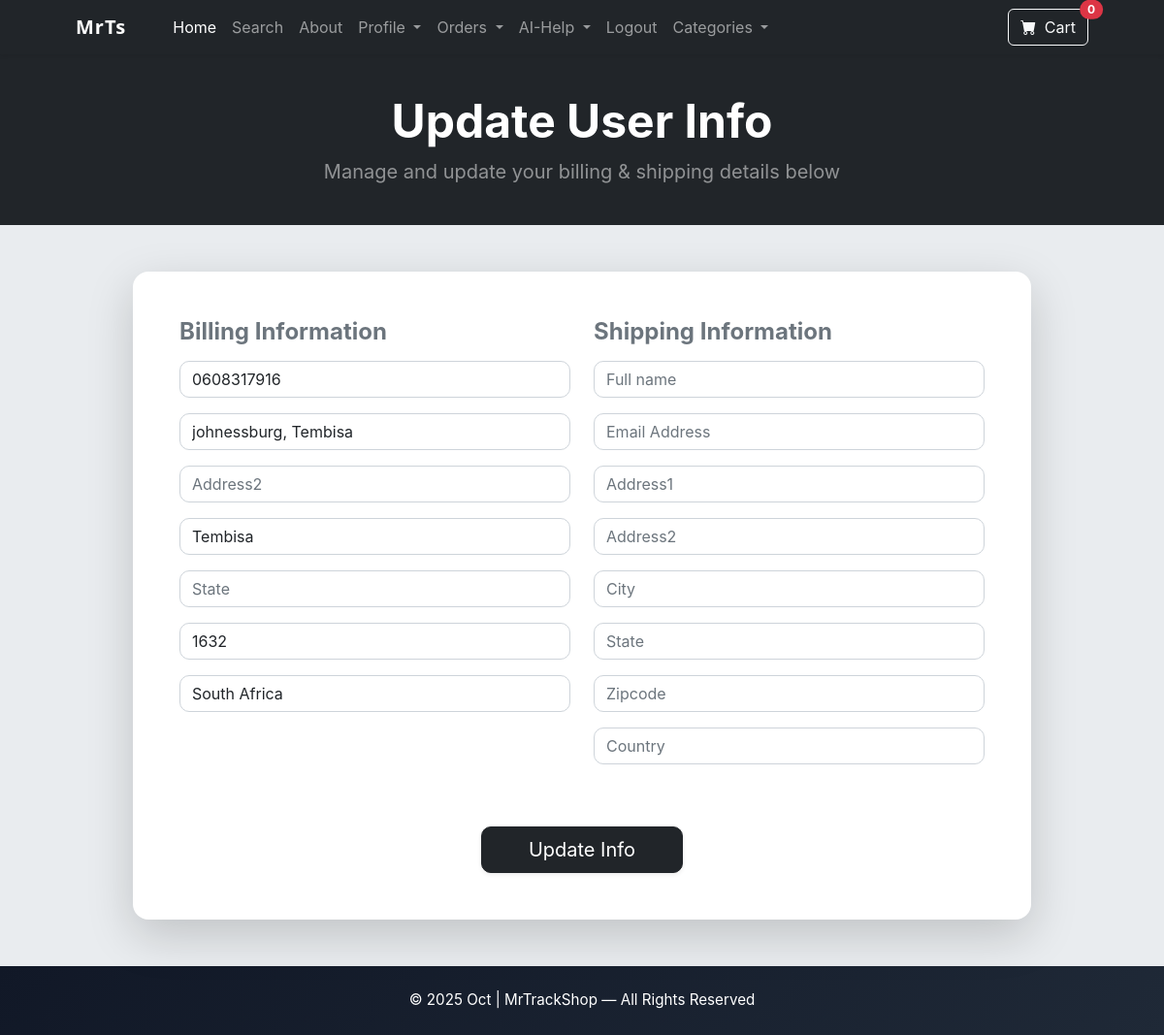
Before: /update_info/ (signed in) with the older database file.
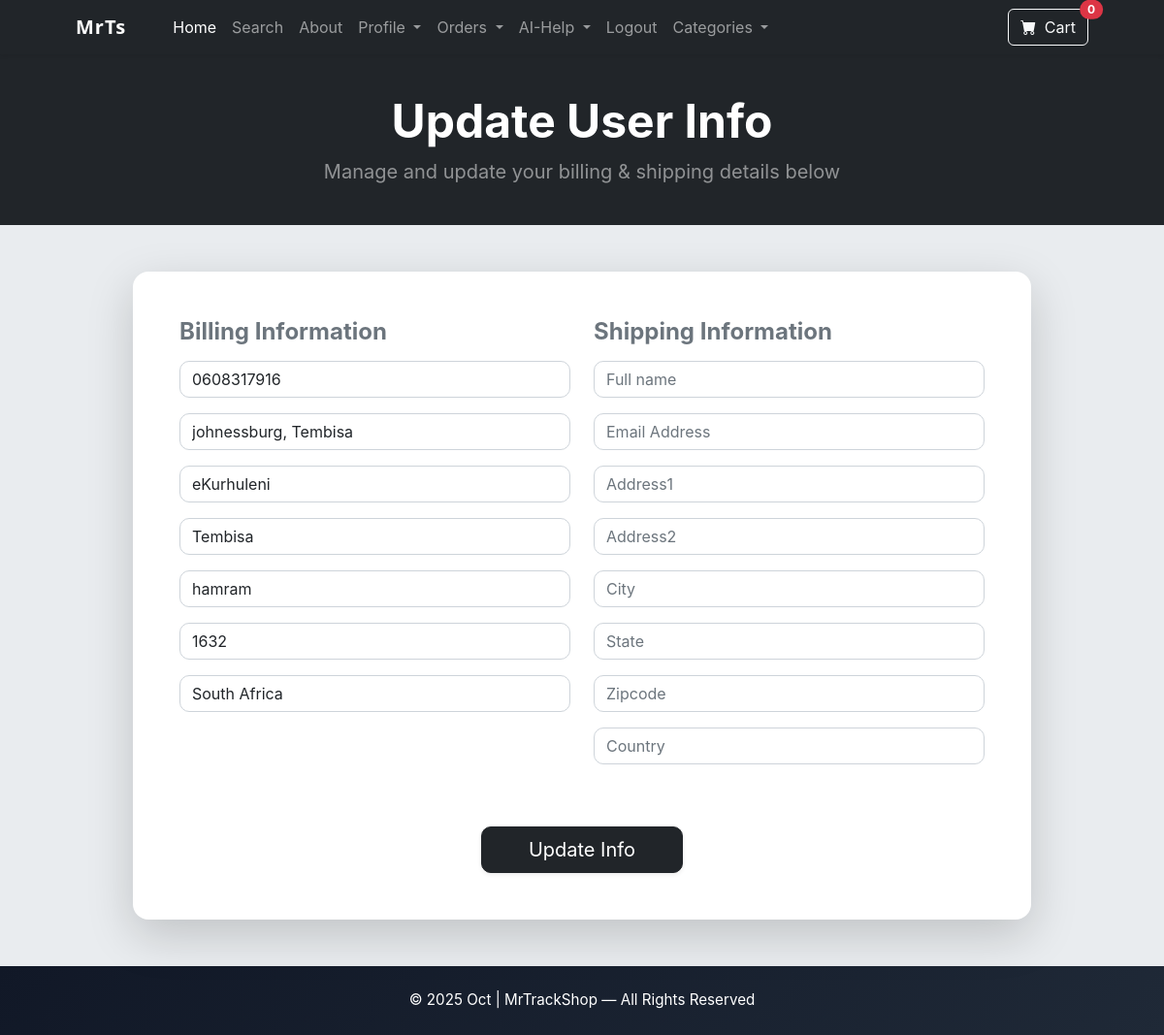
After: the same page with the newer database file.
### store/models.py (models this page shows, shortened)
class Profile(models.Model):
    user = models.OneToOneField(User, on_delete=models.CASCADE)
    date_modified = models.DateTimeField(User, auto_now=True)
    phone = models.CharField(max_length=20, blank=True)
    address1 = models.CharField(max_length=100, blank=True)
    address2 = models.CharField(max_length=100, blank=True)
    city = models.CharField(max_length=100, blank=True)
    state = models.CharField(max_length=100, blank=True)
    zipcode = models.CharField(max_length=20, blank=True)
    country = models.CharField(max_length=100, blank=True)
    old_cart = models.CharField(max_length=200, blank=True, null=True)

### store/views.py (the view, shortened to what this page needs)
# urls.py: path('update_info/', views.update_info, name='update_info'),
def update_info(request):
    if request.user.is_authenticated:
        current_user = Profile.objects.filter(user__id=request.user.id).first()
        shipping_user = ShippingAddress.objects.filter(user__id=request.user.id).first()
        form = UserInfoForm(request.POST or None, instance=current_user)
        shipping_form = ShippingForm(request.POST or None, instance=shipping_user)
        return render(request, "update_info.html", {'form': form, 'shipping_form':shipping_form})
    else:
        messages.success(request, "You must be logged In to Access That Page")
        return redirect('home')

### store/forms.py
class UserInfoForm(forms.ModelForm):
    phone = forms.CharField(label="", widget=forms.TextInput(attrs={'class':'form-control','placeholder':'Phone'}), required=True)
    address1 = forms.CharField(label="", widget=forms.TextInput(attrs={'class':'form-control','placeholder':'Address1'}), required=True)
    address2 = forms.CharField(label="", widget=forms.TextInput(attrs={'class':'form-control','placeholder':'Address2'}), required=False)
    city = forms.CharField(label="", widget=forms.TextInput(attrs={'class':'form-control','placeholder':'City'}), required=True)
    state = forms.CharField(label="", widget=forms.TextInput(attrs={'class':'form-control','placeholder':'State'}), required=False)
    zipcode = forms.CharField(label="", widget=forms.TextInput(attrs={'class':'form-control','placeholder':'Zipcode'}), required=False)
    country = forms.CharField(label="", widget=forms.TextInput(attrs={'class':'form-control','placeholder':'Country'}), required=True)
    class Meta:
        model = Profile
        fields = ('phone','address1', 'address2','city', 'state', 'zipcode', 'country')

### cart/cart.py (called while the page is built)
    def __len__(self):
        return len(self.cart)

### store/templates/update_info.html (shortened to what this page needs)
{% extends 'base.html' %}
{% block content %}
<header class="bg-dark py-4">
    <div class="container px-4 px-lg-5 my-3 text-center text-white">
        <h1 class="display-5 fw-bolder">Update User Info</h1>
        <p class="lead fw-normal text-white-50 mb-0">Manage and update your billing & shipping details below</p>
    </div>
</header>
<section class="py-5">
    <div class="container">
        <div class="row justify-content-center">
            <div class="col-lg-10">
                <div class="card shadow-lg border-0 rounded-4">
                    <div class="card-body p-5">
                        <form method="POST" action="{% url 'update_info' %}">
                            <div class="row g-4">
                                <div class="col-md-6">
                                    <h4 class="fw-bold text-secondary mb-3">Billing Information</h4>
                                    <div class="form-section">
                                        {{ form.as_p }}
                                    </div>
                                </div>
                                <div class="col-md-6">
                                    <h4 class="fw-bold text-secondary mb-3">Shipping Information</h4>
                                    <div class="form-section">
                                        {{ shipping_form.as_p }}
                                    </div>
                                </div>
                            </div>
                            <div class="text-center mt-5">
                                <button type="submit" class="btn btn-dark btn-lg px-5 shadow-sm">Update Info</button>
                            </div>
                        </form>
                    </div>
                </div>
            </div>
        </div>
    </div>
</section>
{% endblock %}

Changed rows visible on the page:
changed Profile "johnessburg, Tembisa": address2 (not shown) → "eKurhuleni"; state (not shown) → "hamram"
